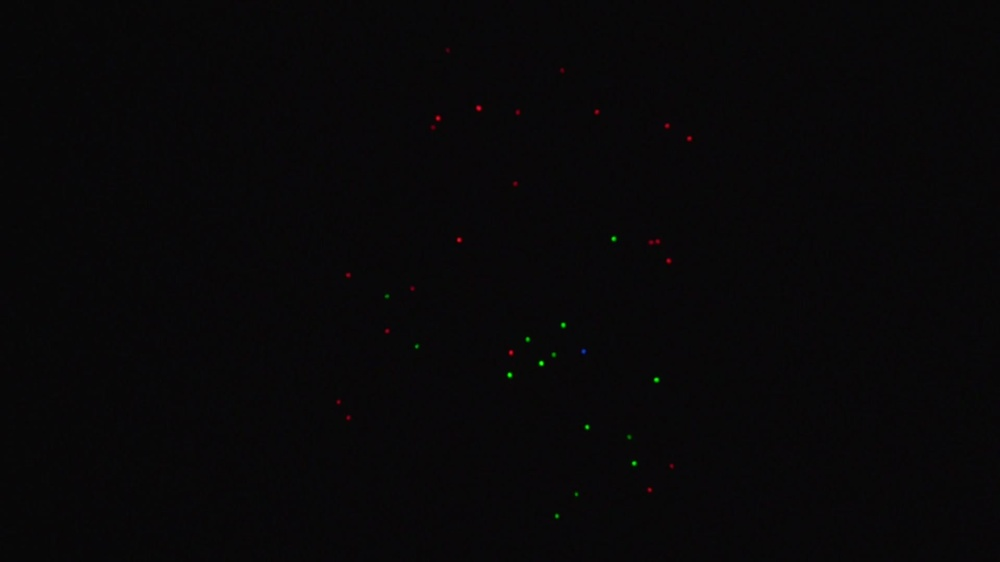
#> input picture RGBKiloCounter/Images/output0025.jpg, 1000 x 562 px, shrunk from 1920 x 1080 before the run; its folder holds only this picture in this run
$ python kiloColorCounter.py 5
#> lines starting #> are read from the running program, lines starting #| are printed output that depends on the picture
### RGBKiloCounter/count_blobs_methods.py
# from skimage.io import imread
# from skimage.feature import blob_dog, blob_log
from skimage.feature import peak_local_max
# from skimage.color import rgb2gray
from scipy.ndimage import gaussian_filter
from numpy import sum
import numpy as np
import matplotlib.pyplot as plt
import os


# [17 lines left out: function print_image_with_blobs, not called in this run]


def single_sigma_search(im, n_blobs, sigma):

    im_gray = sum(im, axis=-1)
    gaus = gaussian_filter(im_gray, sigma=sigma, truncate=2)
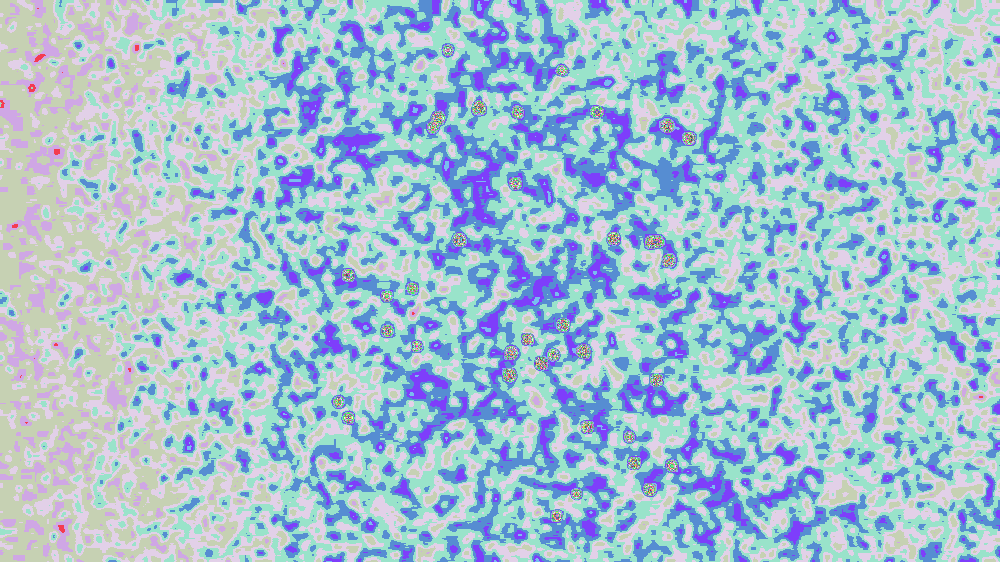
#> gaus: shape (562, 1000) uint64; 101 distinct labels, from 18 to 123; one colour per label, 0 black
    coord = peak_local_max(gaus - np.min(gaus), min_distance=4,
                           num_peaks=n_blobs, threshold_rel=0.1)

    return coord


# def DoG_countBlobs(file):
#     image = imread(file)
#     # print(image.shape)
#     # IMAGE IN GRAY SCALE
#     image_gray = rgb2gray(image)
#     # image_gray = sum(image, axis=-1)
# #    print("this algorithm is not so accurate but it is a short meow")
#     blobs_dog = blob_dog(image_gray, min_sigma=5, max_sigma=20, threshold=0.01)
#     # Compute radii in the 3rd column.
#     #blobs_log[:, 2] = blobs_log[:, 2] * sqrt(2)
# #    print(type(blobs_log))
#     return getColors(image, blobs_dog[:, :2])


# def LoG_countBlobs(file):
#     image = imread(file)
#     # print(image.shape)
#     # IMAGE IN GRAY SCALE
#     image_gray = rgb2gray(image)
#     #print("this is accurate but it is a long meoooooooooooooow")
#     blobs_log = blob_log(image_gray, max_sigma=20,
#                          num_sigma=10, threshold=.016)
# #    print('meow ends!')
#     # Compute radii in the 3rd column.
#     #blobs_log[:, 2] = blobs_log[:, 2] * sqrt(2)
# #    print(type(blobs_log))
#     return getColors(image, blobs_log[:, :2])


def getColors(image, blobs_coords):
    '''
    Returns the strongest channnel of each blob (R=0, G=1, B=2)
    This is a fast and vectorized color detector method bot only works with RGB
    '''
    return np.argmax(image[blobs_coords[:, 0], blobs_coords[:, 1]], axis=1)

### RGBKiloCounter/kiloColorCounter.py
import os
import shutil
from skimage.io import imread
from multiprocessing import Pool, freeze_support
import count_blobs_methods as methods
from tqdm import tqdm
import argparse
from numpy import bincount
import os
# main script to be executer in terminal

parser = argparse.ArgumentParser(
    description='Kilocounter tracks R, G, B colors from kilobots video frames')
parser.add_argument('kilobots', type=int, metavar='n_kilobots',
                    help='the number of kilobots to expect in the images')
parser.add_argument('-i', '--input', type=str, metavar='',
                    help='folder containing the images to process, default is Images', default='Images')
parser.add_argument('-o', '--output', type=str, metavar='',
                    help='name of the output file, default is results.csv', default='results.csv')
parser.add_argument('-e', '--evil_dir', type=str, metavar='',
                    help='folder to copy the evil images, default is Evil', default='Evil')
parser.add_argument('-n', '--n_processors', type=int, metavar='',
                    help='the number of threads to parallelize the computation, default is os.cpu_count()', default=os.cpu_count())
parser.add_argument('-r', '--results_dir', type=str, metavar='',
                    help='folder to copy all the images, default is None', default=None)


args = parser.parse_args()
kilobots = args.kilobots
n_procs = args.n_processors
input_dir = args.input
output = args.output
evil_dir = args.evil_dir
results_dir = args.results_dir

files = next(os.walk(input_dir), (None, None, []))[2]
n_images = len(files)

print(f'\n\tComputing {n_images} images from \"{input_dir}\".')
print(
    f'\tExpecting {kilobots} kilobots. Parallelyzing with {n_procs} processors.')
print(f'\tPrinting output to \"{output}\".')
print(f'\tPrinting evil processed images to \"{evil_dir}\"')
print(f'\tPrinting  all processed images to \"{results_dir}\"')
print('\t\t\t\tHERE WE GO!\n')


def parallel_computing(file):
    '''
    THIS SIGMA=2.7 HAS TO BE COMPUTED WITH DoG OR LoG BEFORE
    THE MAIN COLOR COUNTING BUT, SO FAR, ALL BLOBS ARE ARROUND SIGMA=2.7

    WE NEED SOME TYPE OF DOUBLE-CHECK TO VERIFY THE CORRECT BLOB DETECTION
    CHECK ONE: LOOK FOR n_blobs+1 AND SEE IF THE LEAST BRIGHT BLOB IS BACKGROUND
    WHAT HAPPENS WHEN SOME KILOBOT IS OF IN THIS FRAME?

    min_bright = peak_bright(gaus, coord[-1], int(sigma) + 1)
    for point in coord:
        # print(peak_bright(gaus, point, int(sigma) + 1), end=' ')
        print(gaus[point[0], point[1]], end=' ')
    print()
    '''

    ok = True
    im = imread(os.path.join(input_dir, file))

    coords = methods.single_sigma_search(im, n_blobs=kilobots, sigma=2.7)
    colors = methods.getColors(im, coords)
#> colors = [1, 1, 1, 0, 1]

    if len(coords) != kilobots:
        ok = False
        dst = os.path.join(evil_dir, file)
        methods.print_image_with_blobs(dst, im, coords, colors)

    if results_dir:
        methods.print_image_with_blobs(os.path.join(
            results_dir, file), im, coords, colors)

    # Return the counts of each color (number of Red blobs, Greens and Blues)
    RGB = bincount(colors, minlength=3)
#> RGB = [1, 4, 0]

    return file, *RGB, ok


def main():

    with open(output, 'w') as f:
        f.write(" file, R, G, B, correct\n")

    n_ok = 0
    if results_dir:
        os.makedirs(results_dir, exist_ok=True)
    os.makedirs(evil_dir, exist_ok=True)
    for file in os.listdir(evil_dir):
        path = os.path.join(evil_dir, file)
        os.unlink(path)

    with Pool(n_procs) as pool:

        for im_out in tqdm(pool.imap_unordered(parallel_computing, files), total=n_images, mininterval=1):
            file, R, G, B, ok = im_out
            n_ok += ok

            with open(output, 'a') as f:
                f.write(f"{file},{R:3},{G:3},{B:3},{ok}\n")
#> this loop made 1 pass
#> (file, R, G, B, ok, n_ok) on pass 1: ('output0025.jpg', 1, 4, 0, True, 1)
#> after the loop, n_ok = 1

    print(f'\n\t{n_ok} images ({100*n_ok/n_images:.1f}%) succeded')
#| 	1 images (100.0%) succeded
    print(
        f'\tthe rest ({n_images-n_ok}, {100*(n_images-n_ok)/n_images:.1f}%) were copied to \"{evil_dir}\"')
#| 	the rest (0, 0.0%) were copied to "Evil"

    if n_ok == n_images:
        os.rmdir(evil_dir)

    print("\n\tThanks for using kilocounter! Have a nice day!")


if __name__ == '__main__':
    freeze_support()
    main()
